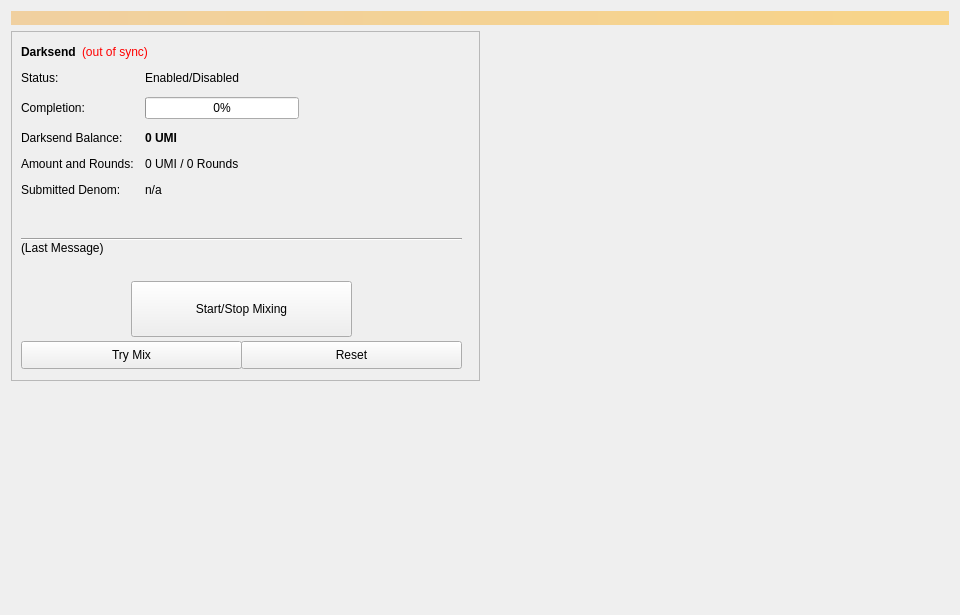
<?xml version="1.0" encoding="UTF-8"?>
<ui version="4.0">
 <class>Coinmix</class>
 <widget class="QWidget" name="Coinmix">
  <property name="geometry">
   <rect>
    <x>0</x>
    <y>0</y>
    <width>960</width>
    <height>615</height>
   </rect>
  </property>
  <property name="minimumSize">
   <size>
    <width>960</width>
    <height>0</height>
   </size>
  </property>
  <property name="windowTitle">
   <string>Form</string>
  </property>
  <layout class="QVBoxLayout" name="topLayout">
   <item>
    <widget class="QLabel" name="labelAlerts">
     <property name="visible">
      <bool>false</bool>
     </property>
     <property name="styleSheet">
      <string notr="true">background-color: qlineargradient(x1: 0, y1: 0, x2: 1, y2: 0, stop:0 #F0D0A0, stop:1 #F8D488); color:#000000;</string>
     </property>
     <property name="wordWrap">
      <bool>true</bool>
     </property>
     <property name="margin">
      <number>3</number>
     </property>
    </widget>
   </item>
   <item>
    <layout class="QHBoxLayout" name="horizontalLayout" stretch="1,1">
     <item>
      <layout class="QVBoxLayout" name="verticalLayout_2">
       <item>
        <widget class="QFrame" name="frameDarksend">
         <property name="minimumSize">
          <size>
           <width>0</width>
           <height>350</height>
          </size>
         </property>
         <property name="layoutDirection">
          <enum>Qt::LeftToRight</enum>
         </property>
         <property name="frameShape">
          <enum>QFrame::StyledPanel</enum>
         </property>
         <property name="frameShadow">
          <enum>QFrame::Raised</enum>
         </property>
         <widget class="QWidget" name="formLayoutWidget">
          <property name="geometry">
           <rect>
            <x>10</x>
            <y>40</y>
            <width>451</width>
            <height>161</height>
           </rect>
          </property>
          <layout class="QFormLayout" name="formLayout">
           <property name="fieldGrowthPolicy">
            <enum>QFormLayout::AllNonFixedFieldsGrow</enum>
           </property>
           <property name="horizontalSpacing">
            <number>11</number>
           </property>
           <property name="verticalSpacing">
            <number>12</number>
           </property>
           <item row="0" column="0">
            <widget class="QLabel" name="label_6">
             <property name="text">
              <string>Status:</string>
             </property>
            </widget>
           </item>
           <item row="1" column="0">
            <widget class="QLabel" name="label_7">
             <property name="text">
              <string>Completion:</string>
             </property>
            </widget>
           </item>
           <item row="1" column="1">
            <widget class="QProgressBar" name="DarksendProgress">
             <property name="maximumSize">
              <size>
               <width>154</width>
               <height>16777215</height>
              </size>
             </property>
             <property name="value">
              <number>0</number>
             </property>
            </widget>
           </item>
           <item row="2" column="0">
            <widget class="QLabel" name="labelAnonymizedText">
             <property name="text">
              <string>Darksend Balance:</string>
             </property>
            </widget>
           </item>
           <item row="2" column="1">
            <widget class="QLabel" name="labelAnonymized">
             <property name="font">
              <font>
               <weight>75</weight>
               <bold>true</bold>
              </font>
             </property>
             <property name="text">
              <string notr="true">0 UMI</string>
             </property>
            </widget>
           </item>
           <item row="3" column="0">
            <widget class="QLabel" name="label_8">
             <property name="text">
              <string>Amount and Rounds:</string>
             </property>
            </widget>
           </item>
           <item row="3" column="1">
            <widget class="QLabel" name="labelAmountRounds">
             <property name="text">
              <string>0 UMI / 0 Rounds</string>
             </property>
            </widget>
           </item>
           <item row="4" column="0">
            <widget class="QLabel" name="label_9">
             <property name="text">
              <string>Submitted Denom:</string>
             </property>
            </widget>
           </item>
           <item row="4" column="1">
            <widget class="QLabel" name="labelSubmittedDenom">
             <property name="toolTip">
              <string>The denominations you submitted to the Masternode.&lt;br&gt;To mix, other users must submit the exact same denominations.</string>
             </property>
             <property name="text">
              <string>n/a</string>
             </property>
            </widget>
           </item>
           <item row="0" column="1">
            <widget class="QLabel" name="DarksendEnabled">
             <property name="text">
              <string>Enabled/Disabled</string>
             </property>
            </widget>
           </item>
          </layout>
         </widget>
         <widget class="QPushButton" name="runAutoDenom">
          <property name="geometry">
           <rect>
            <x>251</x>
            <y>17</y>
            <width>1</width>
            <height>1</height>
           </rect>
          </property>
          <property name="palette">
           <palette>
            <active>
             <colorrole role="WindowText">
              <brush brushstyle="SolidPattern">
               <color alpha="255">
                <red>0</red>
                <green>0</green>
                <blue>0</blue>
               </color>
              </brush>
             </colorrole>
             <colorrole role="Button">
              <brush brushstyle="SolidPattern">
               <color alpha="255">
                <red>239</red>
                <green>238</green>
                <blue>238</blue>
               </color>
              </brush>
             </colorrole>
             <colorrole role="Light">
              <brush brushstyle="SolidPattern">
               <color alpha="255">
                <red>255</red>
                <green>255</green>
                <blue>255</blue>
               </color>
              </brush>
             </colorrole>
             <colorrole role="Midlight">
              <brush brushstyle="SolidPattern">
               <color alpha="255">
                <red>247</red>
                <green>246</green>
                <blue>246</blue>
               </color>
              </brush>
             </colorrole>
             <colorrole role="Dark">
              <brush brushstyle="SolidPattern">
               <color alpha="255">
                <red>119</red>
                <green>119</green>
                <blue>119</blue>
               </color>
              </brush>
             </colorrole>
             <colorrole role="Mid">
              <brush brushstyle="SolidPattern">
               <color alpha="255">
                <red>159</red>
                <green>159</green>
                <blue>159</blue>
               </color>
              </brush>
             </colorrole>
             <colorrole role="Text">
              <brush brushstyle="SolidPattern">
               <color alpha="255">
                <red>0</red>
                <green>0</green>
                <blue>0</blue>
               </color>
              </brush>
             </colorrole>
             <colorrole role="BrightText">
              <brush brushstyle="SolidPattern">
               <color alpha="255">
                <red>255</red>
                <green>255</green>
                <blue>255</blue>
               </color>
              </brush>
             </colorrole>
             <colorrole role="ButtonText">
              <brush brushstyle="SolidPattern">
               <color alpha="255">
                <red>0</red>
                <green>0</green>
                <blue>0</blue>
               </color>
              </brush>
             </colorrole>
             <colorrole role="Base">
              <brush brushstyle="SolidPattern">
               <color alpha="255">
                <red>255</red>
                <green>255</green>
                <blue>255</blue>
               </color>
              </brush>
             </colorrole>
             <colorrole role="Window">
              <brush brushstyle="SolidPattern">
               <color alpha="255">
                <red>239</red>
                <green>238</green>
                <blue>238</blue>
               </color>
              </brush>
             </colorrole>
             <colorrole role="Shadow">
              <brush brushstyle="SolidPattern">
               <color alpha="255">
                <red>0</red>
                <green>0</green>
                <blue>0</blue>
               </color>
              </brush>
             </colorrole>
             <colorrole role="AlternateBase">
              <brush brushstyle="SolidPattern">
               <color alpha="255">
                <red>247</red>
                <green>246</green>
                <blue>246</blue>
               </color>
              </brush>
             </colorrole>
             <colorrole role="ToolTipBase">
              <brush brushstyle="SolidPattern">
               <color alpha="255">
                <red>255</red>
                <green>255</green>
                <blue>220</blue>
               </color>
              </brush>
             </colorrole>
             <colorrole role="ToolTipText">
              <brush brushstyle="SolidPattern">
               <color alpha="255">
                <red>0</red>
                <green>0</green>
                <blue>0</blue>
               </color>
              </brush>
             </colorrole>
            </active>
            <inactive>
             <colorrole role="WindowText">
              <brush brushstyle="SolidPattern">
               <color alpha="255">
                <red>0</red>
                <green>0</green>
                <blue>0</blue>
               </color>
              </brush>
             </colorrole>
             <colorrole role="Button">
              <brush brushstyle="SolidPattern">
               <color alpha="255">
                <red>239</red>
                <green>238</green>
                <blue>238</blue>
               </color>
              </brush>
             </colorrole>
             <colorrole role="Light">
              <brush brushstyle="SolidPattern">
               <color alpha="255">
                <red>255</red>
                <green>255</green>
                <blue>255</blue>
               </color>
              </brush>
             </colorrole>
             <colorrole role="Midlight">
              <brush brushstyle="SolidPattern">
               <color alpha="255">
                <red>247</red>
                <green>246</green>
                <blue>246</blue>
               </color>
              </brush>
             </colorrole>
             <colorrole role="Dark">
              <brush brushstyle="SolidPattern">
               <color alpha="255">
                <red>119</red>
                <green>119</green>
                <blue>119</blue>
               </color>
              </brush>
             </colorrole>
             <colorrole role="Mid">
              <brush brushstyle="SolidPattern">
               <color alpha="255">
                <red>159</red>
                <green>159</green>
                <blue>159</blue>
               </color>
              </brush>
             </colorrole>
             <colorrole role="Text">
              <brush brushstyle="SolidPattern">
               <color alpha="255">
                <red>0</red>
                <green>0</green>
                <blue>0</blue>
               </color>
              </brush>
             </colorrole>
             <colorrole role="BrightText">
              <brush brushstyle="SolidPattern">
               <color alpha="255">
                <red>255</red>
                <green>255</green>
                <blue>255</blue>
               </color>
              </brush>
             </colorrole>
             <colorrole role="ButtonText">
              <brush brushstyle="SolidPattern">
               <color alpha="255">
                <red>0</red>
                <green>0</green>
                <blue>0</blue>
               </color>
              </brush>
             </colorrole>
             <colorrole role="Base">
              <brush brushstyle="SolidPattern">
               <color alpha="255">
                <red>255</red>
                <green>255</green>
                <blue>255</blue>
               </color>
              </brush>
             </colorrole>
             <colorrole role="Window">
              <brush brushstyle="SolidPattern">
               <color alpha="255">
                <red>239</red>
                <green>238</green>
                <blue>238</blue>
               </color>
              </brush>
             </colorrole>
             <colorrole role="Shadow">
              <brush brushstyle="SolidPattern">
               <color alpha="255">
                <red>0</red>
                <green>0</green>
                <blue>0</blue>
               </color>
              </brush>
             </colorrole>
             <colorrole role="AlternateBase">
              <brush brushstyle="SolidPattern">
               <color alpha="255">
                <red>247</red>
                <green>246</green>
                <blue>246</blue>
               </color>
              </brush>
             </colorrole>
             <colorrole role="ToolTipBase">
              <brush brushstyle="SolidPattern">
               <color alpha="255">
                <red>255</red>
                <green>255</green>
                <blue>220</blue>
               </color>
              </brush>
             </colorrole>
             <colorrole role="ToolTipText">
              <brush brushstyle="SolidPattern">
               <color alpha="255">
                <red>0</red>
                <green>0</green>
                <blue>0</blue>
               </color>
              </brush>
             </colorrole>
            </inactive>
            <disabled>
             <colorrole role="WindowText">
              <brush brushstyle="SolidPattern">
               <color alpha="255">
                <red>119</red>
                <green>119</green>
                <blue>119</blue>
               </color>
              </brush>
             </colorrole>
             <colorrole role="Button">
              <brush brushstyle="SolidPattern">
               <color alpha="255">
                <red>239</red>
                <green>238</green>
                <blue>238</blue>
               </color>
              </brush>
             </colorrole>
             <colorrole role="Light">
              <brush brushstyle="SolidPattern">
               <color alpha="255">
                <red>255</red>
                <green>255</green>
                <blue>255</blue>
               </color>
              </brush>
             </colorrole>
             <colorrole role="Midlight">
              <brush brushstyle="SolidPattern">
               <color alpha="255">
                <red>247</red>
                <green>246</green>
                <blue>246</blue>
               </color>
              </brush>
             </colorrole>
             <colorrole role="Dark">
              <brush brushstyle="SolidPattern">
               <color alpha="255">
                <red>119</red>
                <green>119</green>
                <blue>119</blue>
               </color>
              </brush>
             </colorrole>
             <colorrole role="Mid">
              <brush brushstyle="SolidPattern">
               <color alpha="255">
                <red>159</red>
                <green>159</green>
                <blue>159</blue>
               </color>
              </brush>
             </colorrole>
             <colorrole role="Text">
              <brush brushstyle="SolidPattern">
               <color alpha="255">
                <red>119</red>
                <green>119</green>
                <blue>119</blue>
               </color>
              </brush>
             </colorrole>
             <colorrole role="BrightText">
              <brush brushstyle="SolidPattern">
               <color alpha="255">
                <red>255</red>
                <green>255</green>
                <blue>255</blue>
               </color>
              </brush>
             </colorrole>
             <colorrole role="ButtonText">
              <brush brushstyle="SolidPattern">
               <color alpha="255">
                <red>119</red>
                <green>119</green>
                <blue>119</blue>
               </color>
              </brush>
             </colorrole>
             <colorrole role="Base">
              <brush brushstyle="SolidPattern">
               <color alpha="255">
                <red>239</red>
                <green>238</green>
                <blue>238</blue>
               </color>
              </brush>
             </colorrole>
             <colorrole role="Window">
              <brush brushstyle="SolidPattern">
               <color alpha="255">
                <red>239</red>
                <green>238</green>
                <blue>238</blue>
               </color>
              </brush>
             </colorrole>
             <colorrole role="Shadow">
              <brush brushstyle="SolidPattern">
               <color alpha="255">
                <red>0</red>
                <green>0</green>
                <blue>0</blue>
               </color>
              </brush>
             </colorrole>
             <colorrole role="AlternateBase">
              <brush brushstyle="SolidPattern">
               <color alpha="255">
                <red>239</red>
                <green>238</green>
                <blue>238</blue>
               </color>
              </brush>
             </colorrole>
             <colorrole role="ToolTipBase">
              <brush brushstyle="SolidPattern">
               <color alpha="255">
                <red>255</red>
                <green>255</green>
                <blue>220</blue>
               </color>
              </brush>
             </colorrole>
             <colorrole role="ToolTipText">
              <brush brushstyle="SolidPattern">
               <color alpha="255">
                <red>0</red>
                <green>0</green>
                <blue>0</blue>
               </color>
              </brush>
             </colorrole>
            </disabled>
           </palette>
          </property>
          <property name="focusPolicy">
           <enum>Qt::NoFocus</enum>
          </property>
          <property name="autoFillBackground">
           <bool>true</bool>
          </property>
          <property name="text">
           <string/>
          </property>
          <property name="flat">
           <bool>true</bool>
          </property>
         </widget>
         <widget class="QPushButton" name="toggleDarksend">
          <property name="geometry">
           <rect>
            <x>120</x>
            <y>250</y>
            <width>221</width>
            <height>56</height>
           </rect>
          </property>
          <property name="sizePolicy">
           <sizepolicy hsizetype="MinimumExpanding" vsizetype="Fixed">
            <horstretch>0</horstretch>
            <verstretch>0</verstretch>
           </sizepolicy>
          </property>
          <property name="text">
           <string>Start/Stop Mixing</string>
          </property>
         </widget>
         <widget class="Line" name="lineLastMessage">
          <property name="geometry">
           <rect>
            <x>10</x>
            <y>200</y>
            <width>441</width>
            <height>16</height>
           </rect>
          </property>
          <property name="orientation">
           <enum>Qt::Horizontal</enum>
          </property>
         </widget>
         <widget class="QLabel" name="DarksendStatus">
          <property name="geometry">
           <rect>
            <x>10</x>
            <y>210</y>
            <width>451</width>
            <height>43</height>
           </rect>
          </property>
          <property name="minimumSize">
           <size>
            <width>288</width>
            <height>43</height>
           </size>
          </property>
          <property name="text">
           <string>(Last Message)</string>
          </property>
          <property name="alignment">
           <set>Qt::AlignLeading|Qt::AlignLeft|Qt::AlignTop</set>
          </property>
          <property name="wordWrap">
           <bool>true</bool>
          </property>
         </widget>
         <widget class="QPushButton" name="DarksendAuto">
          <property name="geometry">
           <rect>
            <x>10</x>
            <y>310</y>
            <width>221</width>
            <height>28</height>
           </rect>
          </property>
          <property name="sizePolicy">
           <sizepolicy hsizetype="MinimumExpanding" vsizetype="Fixed">
            <horstretch>0</horstretch>
            <verstretch>0</verstretch>
           </sizepolicy>
          </property>
          <property name="toolTip">
           <string>Try to manually submit a Darksend request.</string>
          </property>
          <property name="text">
           <string>Try Mix</string>
          </property>
         </widget>
         <widget class="QPushButton" name="DarksendReset">
          <property name="geometry">
           <rect>
            <x>230</x>
            <y>310</y>
            <width>221</width>
            <height>28</height>
           </rect>
          </property>
          <property name="sizePolicy">
           <sizepolicy hsizetype="MinimumExpanding" vsizetype="Fixed">
            <horstretch>0</horstretch>
            <verstretch>0</verstretch>
           </sizepolicy>
          </property>
          <property name="toolTip">
           <string>Reset the current status of Darksend (can interrupt Darksend if it's in the process of Mixing, which can cost you money!)</string>
          </property>
          <property name="autoFillBackground">
           <bool>false</bool>
          </property>
          <property name="text">
           <string>Reset</string>
          </property>
         </widget>
         <widget class="QWidget" name="layoutWidget">
          <property name="geometry">
           <rect>
            <x>10</x>
            <y>10</y>
            <width>431</width>
            <height>22</height>
           </rect>
          </property>
          <layout class="QHBoxLayout" name="horizontalLayout_5">
           <item>
            <widget class="QLabel" name="label_2">
             <property name="font">
              <font>
               <weight>75</weight>
               <bold>true</bold>
              </font>
             </property>
             <property name="text">
              <string>Darksend</string>
             </property>
            </widget>
           </item>
           <item>
            <widget class="QLabel" name="labelDarksendSyncStatus">
             <property name="toolTip">
              <string>The displayed information may be out of date. Your wallet automatically synchronizes with the UMI network after a connection is established, but this process has not completed yet.</string>
             </property>
             <property name="styleSheet">
              <string notr="true">QLabel { color: red; }</string>
             </property>
             <property name="text">
              <string notr="true">(out of sync)</string>
             </property>
             <property name="alignment">
              <set>Qt::AlignLeading|Qt::AlignLeft|Qt::AlignVCenter</set>
             </property>
            </widget>
           </item>
           <item>
            <spacer name="horizontalSpacer_4">
             <property name="orientation">
              <enum>Qt::Horizontal</enum>
             </property>
             <property name="sizeHint" stdset="0">
              <size>
               <width>40</width>
               <height>20</height>
              </size>
             </property>
            </spacer>
           </item>
          </layout>
         </widget>
        </widget>
       </item>
       <item>
        <spacer name="verticalSpacer">
         <property name="orientation">
          <enum>Qt::Vertical</enum>
         </property>
         <property name="sizeHint" stdset="0">
          <size>
           <width>20</width>
           <height>40</height>
          </size>
         </property>
        </spacer>
       </item>
      </layout>
     </item>
     <item>
      <layout class="QVBoxLayout" name="verticalLayout_3">
       <item>
        <spacer name="verticalSpacer_2">
         <property name="orientation">
          <enum>Qt::Vertical</enum>
         </property>
         <property name="sizeType">
          <enum>QSizePolicy::Expanding</enum>
         </property>
         <property name="sizeHint" stdset="0">
          <size>
           <width>20</width>
           <height>40</height>
          </size>
         </property>
        </spacer>
       </item>
      </layout>
     </item>
    </layout>
   </item>
  </layout>
 </widget>
 <resources/>
 <connections/>
</ui>
